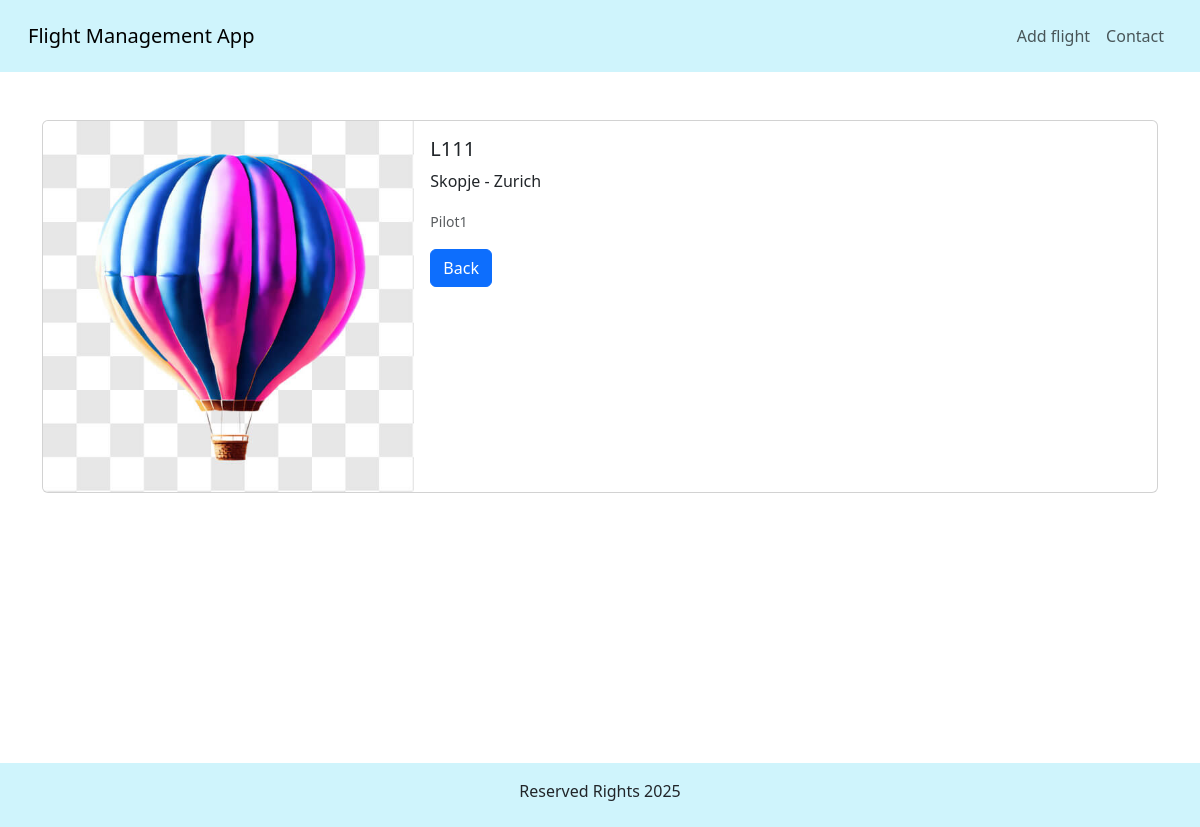
The page /details/1 on the database its author committed.
### application/models.py (models this page shows, shortened)
class Flight(models.Model):
    flight_number = models.CharField(max_length=50, unique=True)
    take_off_airport = models.CharField(max_length=50)
    landing_airport = models.CharField(max_length=50)
    user = models.ForeignKey(User, on_delete=models.CASCADE)
    image = models.ImageField(upload_to='flights/')
    balloon = models.ForeignKey(Balloon, on_delete=models.CASCADE)
    pilot = models.ForeignKey(Pilot, on_delete=models.CASCADE)
    airline = models.ForeignKey(Airline, on_delete=models.CASCADE)

class Pilot(models.Model):
    RANK_CHOICES = [
        ("J", "Junior"),
        ("I", "Intermediate"),
        ("S", "Senior")
    ]
    name = models.CharField(max_length=50)
    surname = models.CharField(max_length=50)
    birth_year = models.IntegerField()
    flight_hours = models.FloatField()
    rank = models.CharField(max_length=1, choices=RANK_CHOICES)

### application/views.py (the view)
# urls.py: path('details/<flight_id>', FlightApplicationViews.details, name='details'),
def details(request, flight_id):
    flight = Flight.objects.filter(id = flight_id).first()
    return render(request, 'details.html', {'flight': flight})

### templates/details.html
{% extends 'base.html' %}
{% load static %}
{% block content %}
    <div class="container mt-5" style="margin-bottom: 270px">
        <div class="card mb-3" style="">
            <div class="row g-0">
                <div class="col-md-4">
                    <img src="{{flight.image.url}}" class="img-fluid rounded-start" alt="flight">
                </div>
                <div class="col-md-8">
                    <div class="card-body">
                        <h5 class="card-title">{{ flight.flight_number }}</h5>
                        <p class="card-text">{{ flight.take_off_airport }} - {{ flight.landing_airport }}</p>
                        <p class="card-text"><small class="text-body-secondary">{{ flight.pilot.name }}</small></p>
                        <a href="{% url 'index' %}" class="btn btn-primary">Back</a>
                    </div>
                </div>
            </div>
        </div>
    </div>
{%  endblock %}

### rows shown on the page
Flight: image (picture), flight_number "L111", take_off_airport "Skopje", landing_airport "Zurich", pilot.name "Pilot1"
